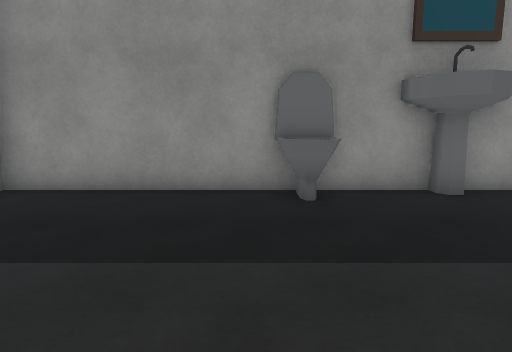
view 1 (above)

22 first-person views from a walk through a Unity game level. The camera is 1.3 m above the floor, tilts 8° down and sees 75° across. The floor is counted in squares, 1 m on a side. Each view is taken from the middle of a square. On the plan, view 1 faces up. The plan holds only what a view shows up to about 14 squares ahead; the rest is blank. The place goes on beyond the plan. Some surface patterns are stand-ins.

view 2
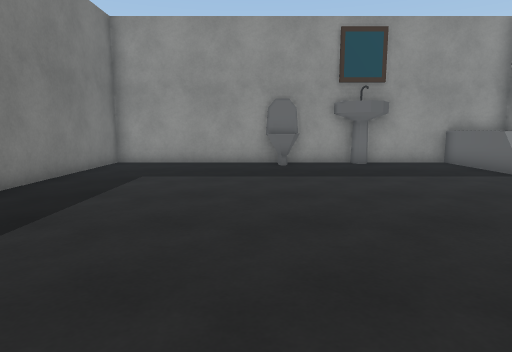

view 3
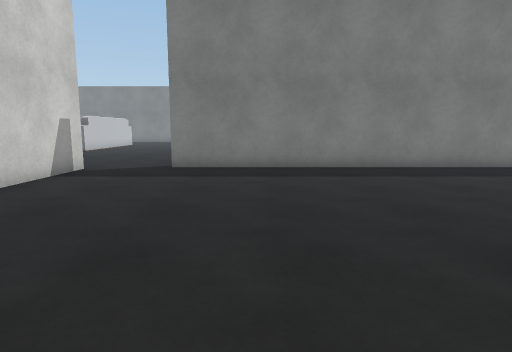

view 4
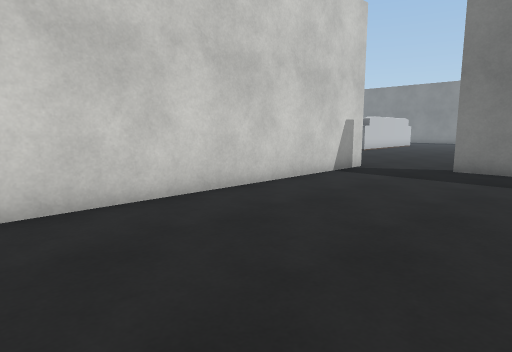

view 5
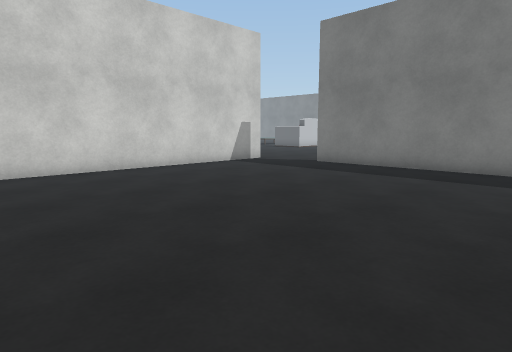

view 6
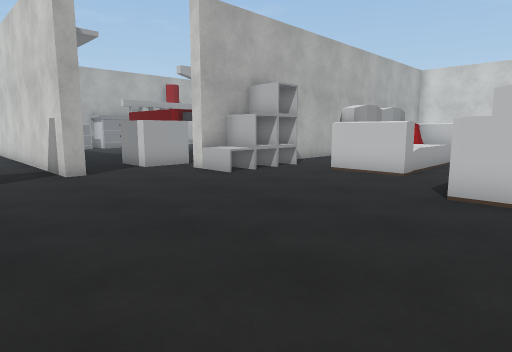

view 7
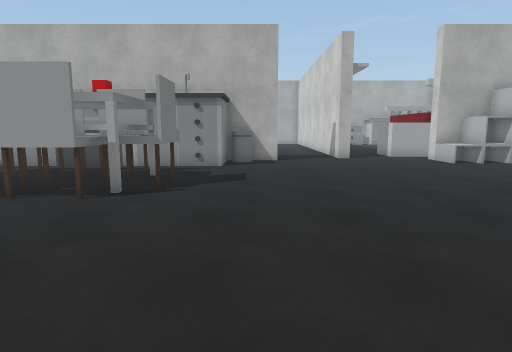

view 8
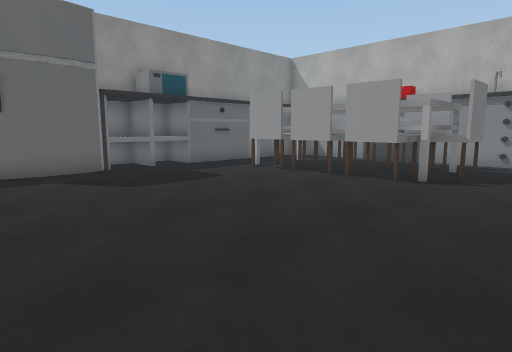

view 9
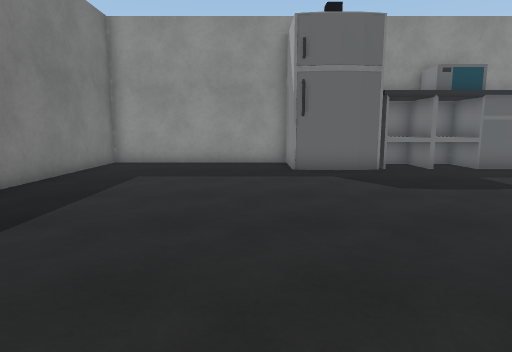

view 10
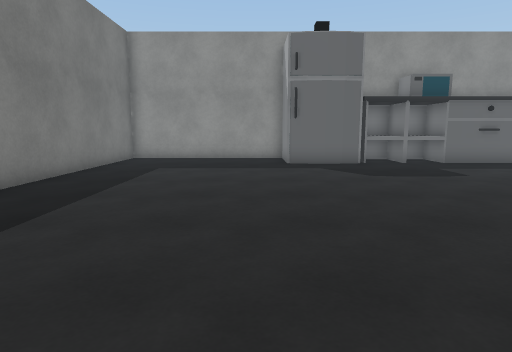

view 11
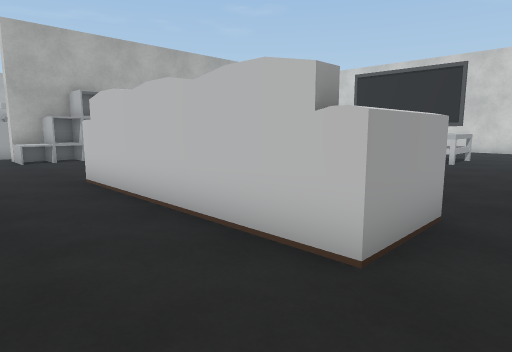

view 12
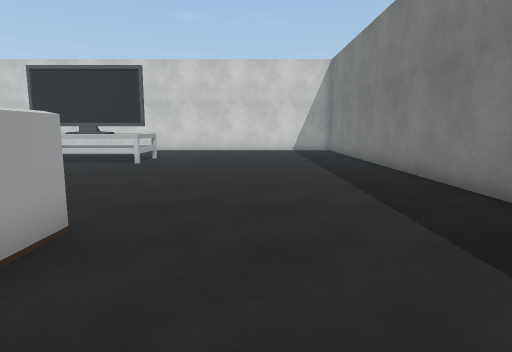

view 13
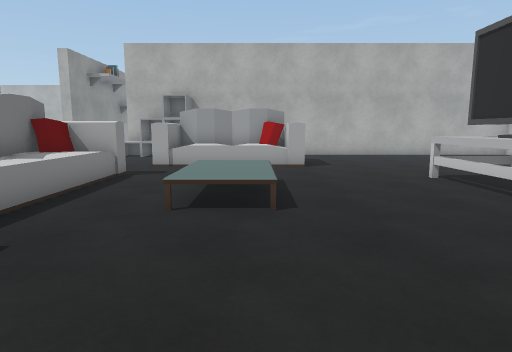

view 14
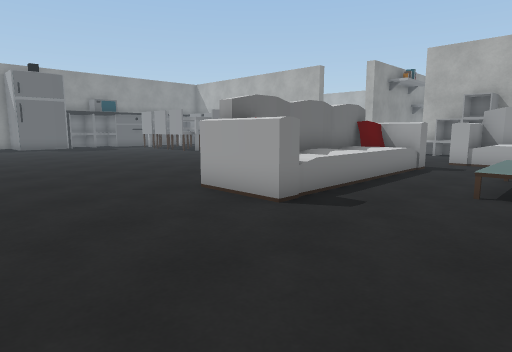

view 15
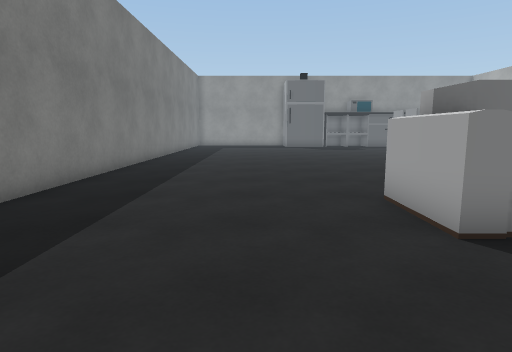

view 16
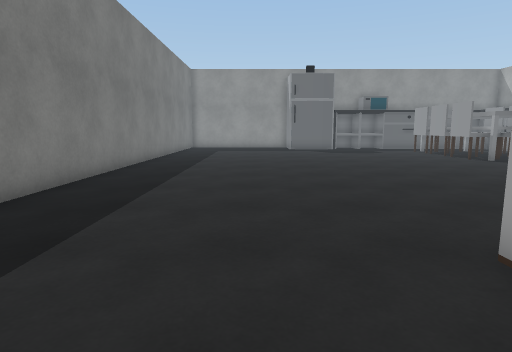

view 17
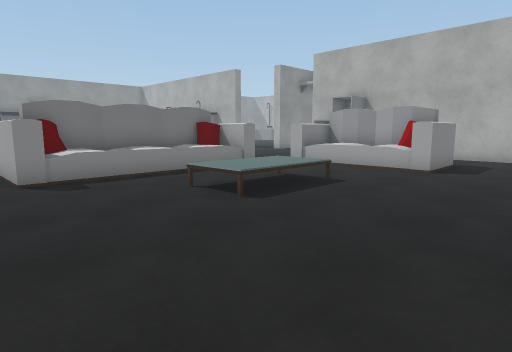

view 18
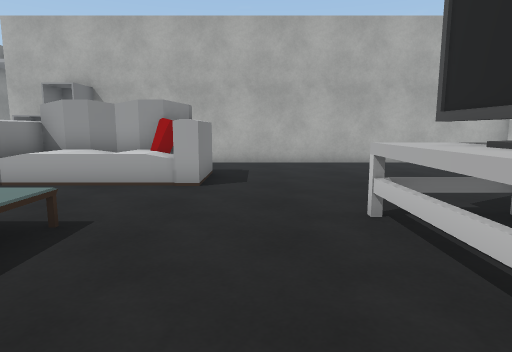

view 19
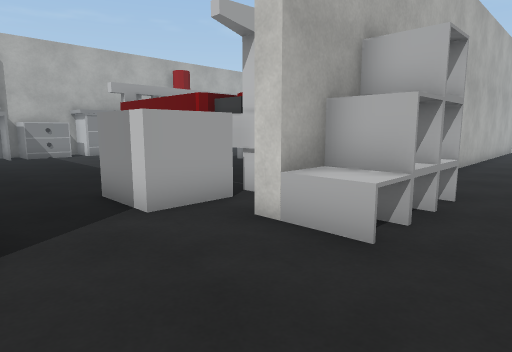

view 20
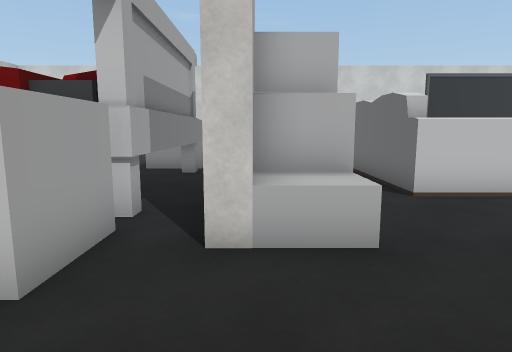

view 21
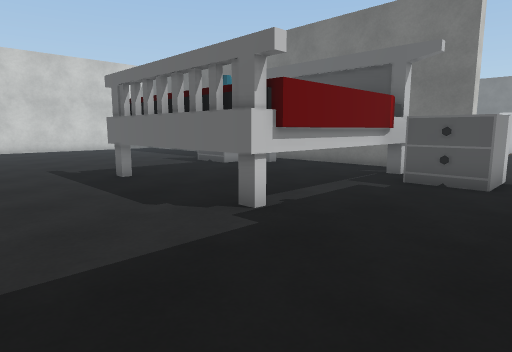

view 22
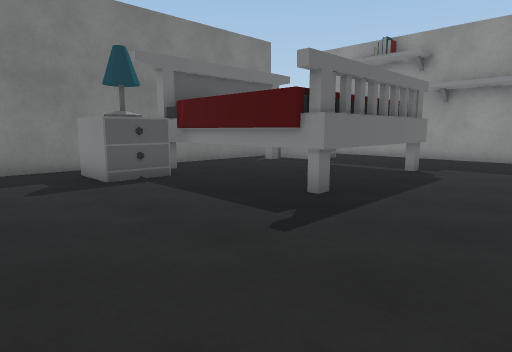

### Floor plan
Key: @ floor where view 1 was taken; # wall or solid block; . main floor; : floor 0.5 m higher than the main floor; T toilet; S sink; R drawers; F sofa; C chair; B bin; M microwave; I fridge; L lamp; O other object.
Columns run from 28 left of view 1 to 6 right of it. Each row starts with its distance up from view 1.
  7 ########   ##M        #######T##S##
  6 #......III ##M        O......T.....
  5 #......III###.###     #......T.....
  4 #...............      #............
  3 #..............#O   ###............
  2 #.............C###C.###............
  1 #.............C###C.###............
  0 #.............C# #C.###.....@.....
 -1 #.............C###C.###............
 -2 #.............C###C.###............
 -3 #.............C###C.###............
 -4 #...............CC..###............
 -5 #...................##B...........
 -6 #.....................#............
 -7 #..................................
 -8 #..................................
 -9 #.................................
-10 #..........  ...........##########
-11 #..........  .................... .
-12 #..................................
-13 #.......................RRR........
-14 #.......OOOOOOOO.....OO.R R........
-15  .......OOOOOOO .....OO.OOOOOOO....
-16   ......OOOOOOOO.....OO.O     O...
-17  ................FFF.O#.O     O...
-18 #................FFF..#.O     O...
-19 #..........:::...FFF..#.O     O...
-20 #..........:::...FFF..# OOOOOOO...
-21 #................FFF..# RRR.......
-22 #................FFF..# LLR........
-23 #.....................#.RR.........
-24 #.....................#............
-25 #.........OOOOO.......#...........
-26 #.........OOOOO.......#       ... .

Where each view was taken, in squares from view 1:
view 1: 0 up, 0 right, facing up
view 2: 6 down, 0 right, facing up
view 3: 4 down, 6 right, facing left
view 4: 4 down, 6 right, facing down-left
view 5: 1 up, 6 right, facing down-left
view 6: 7 down, 15 left, facing down-right
view 7: 6 down, 20 left, facing right
view 8: 6 down, 22 left, facing up-right
view 9: 6 down, 22 left, facing up
view 10: 8 down, 22 left, facing up
view 11: 11 down, 22 left, facing down-right
view 12: 12 down, 23 left, facing down
view 13: 20 down, 23 left, facing right
view 14: 20 down, 25 left, facing up-right
view 15: 20 down, 23 left, facing up
view 16: 17 down, 23 left, facing up
view 17: 25 down, 22 left, facing up-right
view 18: 23 down, 19 left, facing right
view 19: 10 down, 9 left, facing down-right
view 20: 10 down, 6 left, facing down
view 21: 11 down, 6 right, facing down-left
view 22: 26 down, 6 right, facing up-left
